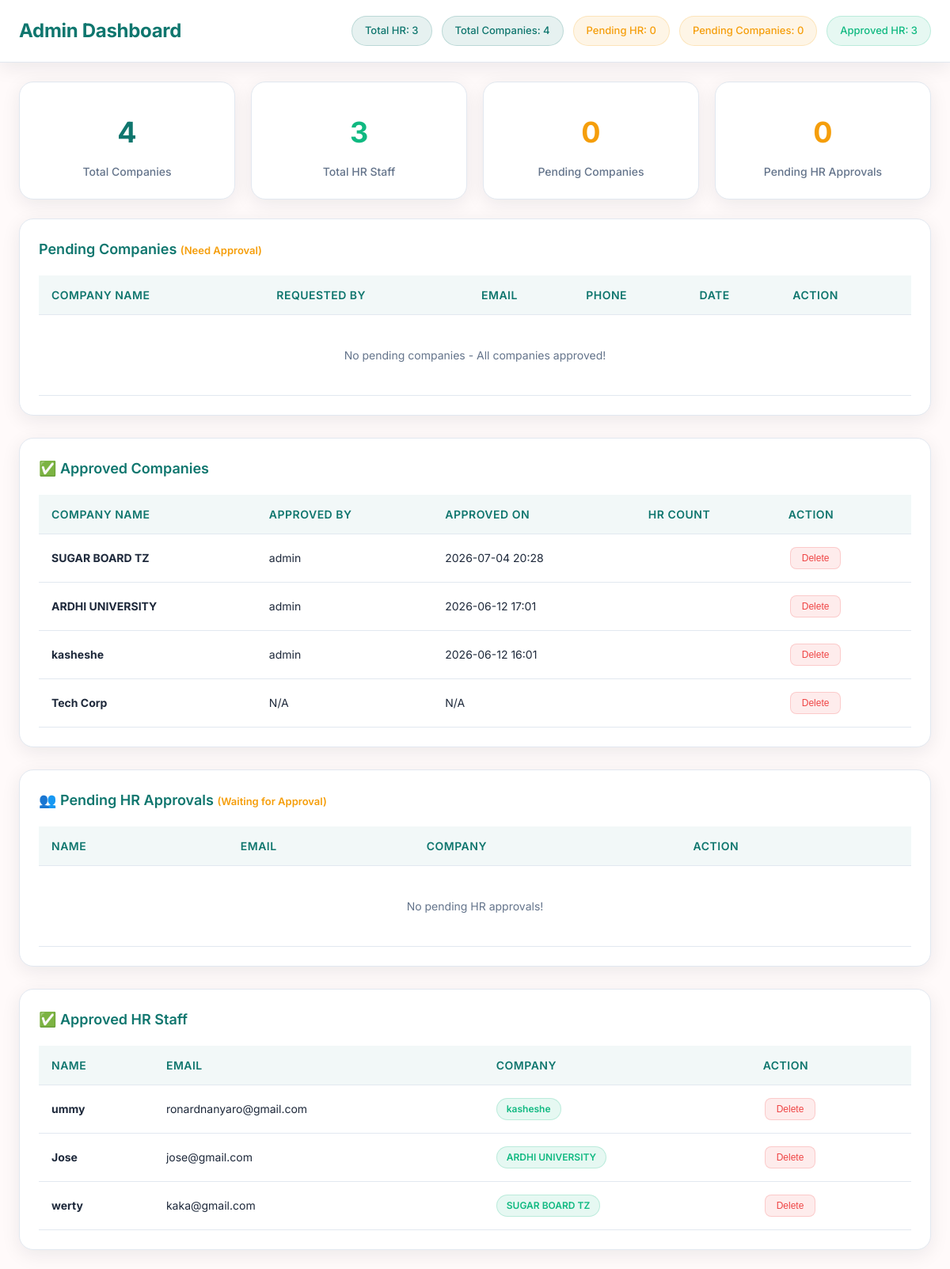
The page /dashboard/ (signed in) on the database its author committed.
### users/models.py (models this page shows, shortened)
class Company(models.Model):
    STATUS_CHOICES = (
        ('pending', 'Pending'),
        ('approved', 'Approved'),
        ('rejected', 'Rejected'),
    )
    SCHEDULE_TYPE_CHOICES = [
        ('fixed', 'Fixed Schedule - All employees same time'),
        ('shifts', 'Shift Schedule - Different employees different times'),
    ]
    name = models.CharField(max_length=200)
    status = models.CharField(max_length=10, choices=STATUS_CHOICES, default='pending')
    requested_by = models.ForeignKey(User, on_delete=models.CASCADE, related_name='requested_companies')
    requested_at = models.DateTimeField(auto_now_add=True)
    approved_by = models.ForeignKey(User, on_delete=models.SET_NULL, null=True, blank=True,  related_name='approved_companies')
    approved_at = models.DateTimeField(null=True, blank=True)
    rejection_reason = models.TextField(blank=True, null=True)
    phone = models.CharField(max_length=20, blank=True, null=True)
    email = models.EmailField(blank=True, null=True)
    address = models.TextField(blank=True, null=True)
    company_code = models.CharField(max_length=20, blank=True, null=True, unique=True)
    schedule_type = models.CharField(max_length=10, choices=SCHEDULE_TYPE_CHOICES, default='fixed')
    fixed_start_time = models.TimeField(null=True, blank=True, default=time(9, 0))
    fixed_end_time = models.TimeField(null=True, blank=True, default=time(17, 0))
    fixed_late_threshold = models.IntegerField(default=15)
    fixed_early_departure_threshold = models.IntegerField(default=15)
    working_days = models.JSONField(default=list)
    lunch_enabled = models.BooleanField(default=True)
    lunch_start = models.TimeField(null=True, blank=True, default=time(12, 0))
    lunch_end = models.TimeField(null=True, blank=True, default=time(13, 0))
    verification_min_interval = models.IntegerField(default=30)
    verification_max_interval = models.IntegerField(default=90)
    verification_window = models.IntegerField(default=5)
    beacon_grace_period = models.IntegerField(default=2)
    def get_default_beacon():return ["E2C56DB5-DFFB-48D2-B060-D0F5A71096E0"]
    office_beacon_uuids = models.JSONField(
    default=get_default_beacon,
    blank=True
    )
    require_face_with_beacon = models.BooleanField(default=True)
    require_fingerprint_with_beacon = models.BooleanField(default=True)
    created_at = models.DateTimeField(auto_now_add=True)
    updated_at = models.DateTimeField(auto_now=True)
    class Meta:
        verbose_name_plural = "Companies"
        ordering = ['-requested_at']
        indexes = [
            models.Index(fields=['status']),
            models.Index(fields=['company_code']),
            models.Index(fields=['name']),
        ]

class Profile(models.Model):
    ROLE_CHOICES = (
        ('admin', 'Admin'),
        ('hr', 'HR'),
        ('employee', 'Employee'),
    )
    STATUS_CHOICES = (
        ('pending', 'Pending'),
        ('approved', 'Approved'),
        ('rejected', 'Rejected'),
    )
    user = models.OneToOneField(User, on_delete=models.CASCADE)
    role = models.CharField(max_length=10, choices=ROLE_CHOICES)
    status = models.CharField(max_length=10, choices=STATUS_CHOICES, default='pending')
    phone_number = models.CharField(max_length=15, blank=True, null=True)
    company = models.ForeignKey(Company, on_delete=models.CASCADE, null=True, blank=True, related_name='profiles')
    class Meta:
        indexes = [
            models.Index(fields=['role', 'status']),
            models.Index(fields=['company', 'role']),
            models.Index(fields=['user', 'role']),
        ]

### users/decorators.py (the view)
    def wrapper(request, *args, **kwargs):
        if not request.user.is_authenticated or not request.user.is_superuser:
            raise PermissionDenied
        return view_func(request, *args, **kwargs)

### users/views.py (called while the page is built)
@login_required(login_url="users:login")
@admin_required
def dashboard(request):
    pending_companies = Company.objects.filter(status="pending")
    pending_hrs = Profile.objects.filter(role="hr", status="pending")
    approved_hrs = Profile.objects.filter(role="hr", status="approved")
    approved_companies = Company.objects.filter(status="approved")
    return render(request, "users/dashboard.html", {
        "pending_companies": pending_companies,
        "pending_hrs": pending_hrs,
        "approved_hrs": approved_hrs,
        "approved_companies": approved_companies,
        "total_hr": approved_hrs.count(),
        "total_companies": approved_companies.count()
    })

### users/templates/users/dashboard.html (shortened to what this page needs)
<!DOCTYPE html>
<html>
<head>
</head>
<body>
<div class="header">
    <h2>Admin Dashboard</h2>
    <div class="badges">
        <div class="badge total">Total HR: <span id="total">{{ total_hr }}</span></div>
        <div class="badge total">Total Companies: <span id="total-companies">{{ total_companies }}</span></div>
        <div class="badge pending">Pending HR: <span id="pending-count">{{ pending_hrs|length }}</span></div>
        <div class="badge pending">Pending Companies: <span id="pending-companies-count">{{ pending_companies|length }}</span></div>
        <div class="badge approved">Approved HR: <span id="approved-count">{{ approved_hrs|length }}</span></div>
    </div>
</div>
<div class="stats-section">
    <div class="stats-grid">
        <div class="stat-card">
            <div class="stat-number" style="color: var(--primary);">{{ total_companies }}</div>
            <div class="stat-label">Total Companies</div>
        </div>
        <div class="stat-card">
            <div class="stat-number" style="color: var(--approved);">{{ total_hr }}</div>
            <div class="stat-label">Total HR Staff</div>
        </div>
        <div class="stat-card">
            <div class="stat-number" style="color: var(--pending);">{{ pending_companies|length }}</div>
            <div class="stat-label">Pending Companies</div>
        </div>
        <div class="stat-card">
            <div class="stat-number" style="color: var(--pending);">{{ pending_hrs|length }}</div>
            <div class="stat-label">Pending HR Approvals</div>
        </div>
    </div>
</div>
<div class="container">
<div class="card">
    <h3> Pending Companies <span style="color: var(--pending); font-size: 13px;">(Need Approval)</span></h3>
    <div style="overflow-x: auto;">
        <table>
            <thead>
                <tr>
                    <th>Company Name</th>
                    <th>Requested By</th>
                    <th>Email</th>
                    <th>Phone</th>
                    <th>Date</th>
                    <th>Action</th>
                </tr>
            </thead>
            <tbody id="pending-companies-table">
            {% for company in pending_companies %}
            <tr id="company-{{ company.id }}" class="fade">
                <td><strong>{{ company.name }}</strong></td>
                <td>{{ company.requested_by.username }}</td>
                <td>{{ company.requested_by.email }}</td>
                <td>{% with profile=company.requested_by.profile %}{{ profile.phone_number|default:"N/A" }}{% endwith %}</td>
                <td>{{ company.requested_at|date:"Y-m-d H:i" }}</td>
                <td>
                    <button class="approve" onclick="approveCompany({{ company.id }})">Approve</button>
                    <button class="reject" onclick="showRejectModal({{ company.id }})">Reject</button>
                </td>
            </tr>
            {% empty %}
            <tr>
                <td colspan="6" style="text-align: center; color: var(--text-secondary); padding: 40px;"> No pending companies - All companies approved!</td>
            </tr>
            {% endfor %}
            </tbody>
        </table>
    </div>
</div>
<div class="card">
    <h3>✅ Approved Companies</h3>
    <div style="overflow-x: auto;">
        <table>
            <thead>
                <tr>
                    <th>Company Name</th>
                    <th>Approved By</th>
                    <th>Approved On</th>
                    <th>HR Count</th>
                    <th>Action</th>
                </tr>
            </thead>
            <tbody id="approved-companies-table">
            {% for company in approved_companies %}
            <tr id="approved-company-{{ company.id }}" class="fade">
                <td><strong>{{ company.name }}</strong></td>
                <td>{{ company.approved_by.username|default:"N/A" }}</td>
                <td>{{ company.approved_at|date:"Y-m-d H:i"|default:"N/A" }}</td>
                <td>{{ company.hr_profiles.count }}</td>
                <td>
                    <button class="delete" onclick="deleteCompany({{ company.id }})">Delete</button>
                </td>
            </tr>
            {% empty %}
            <tr>
                <td colspan="5" style="text-align: center; color: var(--text-secondary); padding: 40px;">No approved companies yet</td>
            </tr>
            {% endfor %}
            </tbody>
        </table>
    </div>
</div>
<div class="card">
    <h3>👥 Pending HR Approvals <span style="color: var(--pending); font-size: 13px;">(Waiting for Approval)</span></h3>
    <div style="overflow-x: auto;">
        <table>
            <thead>
                <tr>
                    <th>Name</th>
                    <th>Email</th>
                    <th>Company</th>
                    <th>Action</th>
                </tr>
            </thead>
            <tbody id="pending-table">
            {% for hr in pending_hrs %}
            <tr id="pending-{{ hr.id }}" class="fade">
                <td><strong>{{ hr.user.username }}</strong></td>
                <td>{{ hr.user.email }}</td>
                <td><span class="status pending">{{ hr.company.name|default:"N/A" }}</span></td>
                <td>
                    <button class="approve" onclick="approveHR({{ hr.id }})">Approve</button>
                    <button class="delete" onclick="deleteHR({{ hr.user.id }}, 'pending-{{ hr.id }}')">Delete</button>
                </td>
            </tr>
            {% empty %}
            <tr>
                <td colspan="4" style="text-align: center; color: var(--text-secondary); padding: 40px;"> No pending HR approvals!</td>
            </tr>
            {% endfor %}
            </tbody>
        </table>
    </div>
</div>
<div class="card">
    <h3>✅ Approved HR Staff</h3>
    <div style="overflow-x: auto;">
        <table>
            <thead>
                <tr>
                    <th>Name</th>
                    <th>Email</th>
                    <th>Company</th>
                    <th>Action</th>
                </tr>
            </thead>
            <tbody id="approved-table">
            {% for hr in approved_hrs %}
            <tr id="approved-{{ hr.id }}" class="fade">
                <td><strong>{{ hr.user.username }}</strong></td>
                <td>{{ hr.user.email }}</td>
                <td><span class="status approved">{{ hr.company.name|default:"N/A" }}</span></td>
                <td>
                    <button class="delete" onclick="deleteHR({{ hr.user.id }}, 'approved-{{ hr.id }}')">Delete</button>
                </td>
            </tr>
            {% empty %}
            <tr>
                <td colspan="4" style="text-align: center; color: var(--text-secondary); padding: 40px;">No approved HR staff yet</td>
            </tr>
            {% endfor %}
            </tbody>
        </table>
    </div>
</div>
</div>
</body>
</html>

### users/templates/users/dashboard.html (style rules this page uses)
:root { --primary: #0F766E; --secondary: #14B8A6; --accent: #0F172A; --background: #FFFAFA; --card-bg: #FFFFFF; --text-primary: #1E293B; --text-secondary: #64748B; --border: #E2E8F0; --pending: #F59E0B; --approved: #10B981; --rejected: #EF4444; --blue: #0F766E; --green: #10B981; --red: #EF4444; --orange: #F97316; --shadow-sm: 0 1px 2px 0 rgb(0 0 0 / 0.05); --shadow-md: 0 4px 6px -1px rgb(0 0 0 / 0.1); --shadow-lg: 0 10px 15px -3px rgb(0 0 0 / 0.1); --shadow-luxury: 0 6px 24px rgba(15,23,42,0.08); --radius-sm: 8px; --radius-md: 12px; --radius-lg: 18px; --transition: all 0.3s cubic-bezier(0.4, 0, 0.2, 1); }
* { margin: 0; padding: 0; box-sizing: border-box; }
body { font-family: 'Inter', -apple-system, BlinkMacSystemFont, 'Segoe UI', sans-serif; background: var(--background); color: var(--text-primary); line-height: 1.5; min-height: 100vh; }
.header { padding: 20px 24px; background: var(--card-bg); border-bottom: 1px solid var(--border); display: flex; flex-wrap: wrap; justify-content: space-between; align-items: center; gap: 16px; position: sticky; top: 0; z-index: 100; box-shadow: var(--shadow-luxury); }
.header h2 { margin: 0; color: var(--primary); font-size: 24px; font-weight: 700; letter-spacing: -0.3px; }
.badges { display: flex; flex-wrap: wrap; gap: 12px; }
.badge { padding: 8px 16px; border-radius: 30px; font-size: 13px; font-weight: 500; white-space: nowrap; transition: var(--transition); }
.badge.pending { background: rgba(245,158,11,0.1); color: var(--pending); border: 1px solid rgba(245,158,11,0.2); }
.badge.approved { background: rgba(16,185,129,0.1); color: var(--approved); border: 1px solid rgba(16,185,129,0.2); }
.badge.total { background: rgba(15,118,110,0.1); color: var(--primary); border: 1px solid rgba(15,118,110,0.2); }
.stats-section { padding: 24px; }
.stats-grid { display: grid; grid-template-columns: repeat(auto-fit, minmax(220px, 1fr)); gap: 20px; margin-bottom: 0; }
.stat-card { background: var(--card-bg); border: 1px solid var(--border); border-radius: var(--radius-lg); padding: 24px; text-align: center; transition: var(--transition); box-shadow: var(--shadow-luxury); }
.stat-card .stat-number { font-size: 36px; font-weight: 700; margin: 12px 0; }
.stat-card .stat-label { font-size: 14px; color: var(--text-secondary); font-weight: 500; }
.container { padding: 0 24px 24px 24px; display: flex; flex-direction: column; gap: 28px; }
.card { background: var(--card-bg); border: 1px solid var(--border); border-radius: var(--radius-lg); padding: 24px; overflow-x: auto; box-shadow: var(--shadow-luxury); transition: var(--transition); }
.card h3 { margin-top: 0; margin-bottom: 20px; color: var(--primary); font-size: 18px; font-weight: 600; }
table { width: 100%; border-collapse: collapse; min-width: 600px; }
th { background: rgba(15,118,110,0.05); color: var(--primary); font-size: 13px; font-weight: 600; padding: 14px 12px; text-transform: uppercase; letter-spacing: 0.5px; }
th, td { padding: 14px 12px; border-bottom: 1px solid var(--border); text-align: left; font-size: 14px; }
td:first-child, th:first-child { padding-left: 16px; }
td:last-child, th:last-child { padding-right: 16px; }
button { padding: 6px 14px; border: none; border-radius: var(--radius-sm); cursor: pointer; font-weight: 500; font-size: 12px; transition: var(--transition); margin: 2px; }
.delete { background: rgba(239,68,68,0.1); color: var(--red); border: 1px solid rgba(239,68,68,0.2); }
.status { padding: 4px 12px; border-radius: 30px; font-size: 12px; font-weight: 600; display: inline-block; }
.status.approved { background: rgba(16,185,129,0.1); color: var(--approved); border: 1px solid rgba(16,185,129,0.2); }
.fade { animation: fadeIn 0.4s ease; }

### rows shown on the page
Company: name "SUGAR BOARD TZ", approved_by.username "admin", approved_at "2026-07-04 20:28"
Company: name "ARDHI UNIVERSITY", approved_by.username "admin", approved_at "2026-06-12 17:01"
Company: name "kasheshe", approved_by.username "admin", approved_at "2026-06-12 16:01"
Company: name "Tech Corp", approved_by.username "N/A", approved_at "N/A"
Profile: user.username "ummy", user.email "ronardnanyaro@gmail.com", company.name "kasheshe"
Profile: user.username "Jose", user.email "jose@gmail.com", company.name "ARDHI UNIVERSITY"
Profile: user.username "werty", user.email "kaka@gmail.com", company.name "SUGAR BOARD TZ"

### other values the page prints
{{ total_hr }} "3"
{{ total_companies }} "4"
{{ pending_hrs|length }} "0"
{{ pending_companies|length }} "0"
{{ approved_hrs|length }} "3"
